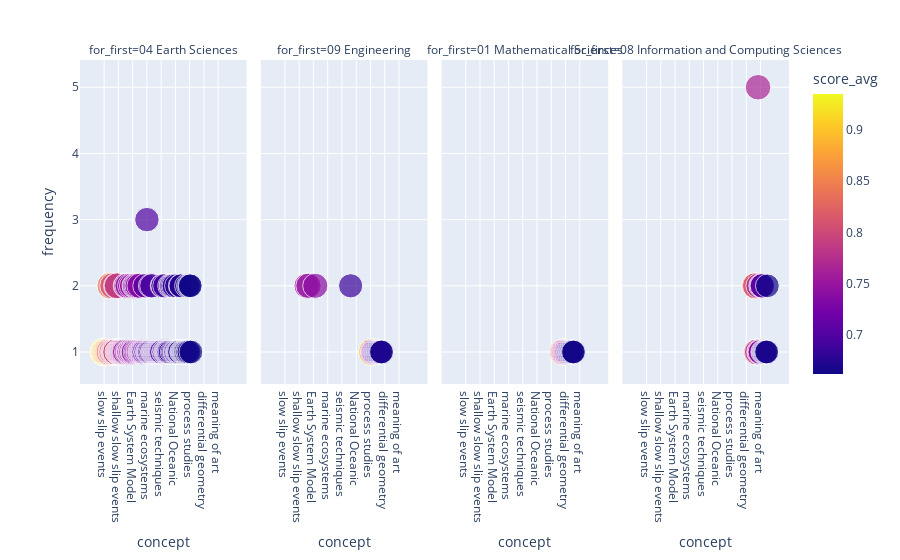

Source (notebook cell):
### Markdown cell above
PS if you don't have too many categories, try using the `facet_col` option to see results side-to-side

### Code cell
px.scatter(filtered_concepts, 
           x="concept", 
           y="frequency", 
           facet_col="for_first",
           height=600,
           color="score_avg", 
           size="score_avg")

### Figure 1 — Plotly figure (JSON) as saved in the notebook; plotly's stock layout.template omitted (floating-point values rounded to 4 significant figures; data arrays with more than 128 entries replaced by an {"elided": "..."} marker saying what was removed)
{"data": [{"hovertemplate": "for_first=04 Earth Sciences<br>concept=%{x}<br>frequency=%{y}<br>score_avg=%{marker.color}<extra></extra>", "legendgroup": "", "marker": {"color": {"elided": "141 float values"}, "coloraxis": "coloraxis", "size": {"elided": "141 float values"}, "sizemode": "area", "sizeref": 0.002337, "symbol": "circle"}, "mode": "markers", "name": "", "orientation": "v", "showlegend": false, "type": "scatter", "x": {"elided": "141 str values"}, "xaxis": "x", "y": {"elided": "141 int values"}, "yaxis": "y"}, {"hovertemplate": "for_first=09 Engineering<br>concept=%{x}<br>frequency=%{y}<br>score_avg=%{marker.color}<extra></extra>", "legendgroup": "", "marker": {"color": [0.8899, 0.7528, 0.7494, 0.7487, 0.7447, 0.7443, 0.7409, 0.7292, 0.7141, 0.6979, 0.697, 0.6914, 0.6893, 0.6865, 0.6846, 0.6801, 0.6758, 0.673, 0.6722, 0.67], "coloraxis": "coloraxis", "size": [0.8899, 0.7528, 0.7494, 0.7487, 0.7447, 0.7443, 0.7409, 0.7292, 0.7141, 0.6979, 0.697, 0.6914, 0.6893, 0.6865, 0.6846, 0.6801, 0.6758, 0.673, 0.6722, 0.67], "sizemode": "area", "sizeref": 0.002337, "symbol": "circle"}, "mode": "markers", "name": "", "orientation": "v", "showlegend": false, "type": "scatter", "x": ["West Antarctic Ice Sheet", "surface energy balance measurements", "Antarctic ice sheet", "ice sheet", "warm air advection", "climate model performance", "sea level rise", "energy balance components", "cloud microphysical data", "entire annual cycle", "energy balance measurements", "West Antarctica", "air advection", "level rise", "balance components", "cloud microphysics", "air masses", "annual cycle", "microphysical data", "field campaign"], "xaxis": "x2", "y": [1, 1, 2, 2, 1, 1, 2, 1, 1, 1, 1, 1, 1, 2, 1, 1, 1, 1, 1, 1], "yaxis": "y2"}, {"hovertemplate": "for_first=01 Mathematical Sciences<br>concept=%{x}<br>frequency=%{y}<br>score_avg=%{marker.color}<extra></extra>", "legendgroup": "", "marker": {"color": [0.856, 0.8008, 0.7855, 0.7689, 0.7518, 0.7499, 0.7388, 0.7331, 0.7102, 0.7022, 0.6973, 0.6893, 0.6775, 0.6774, 0.676, 0.6692, 0.6659, 0.6648], "coloraxis": "coloraxis", "size": [0.856, 0.8008, 0.7855, 0.7689, 0.7518, 0.7499, 0.7388, 0.7331, 0.7102, 0.7022, 0.6973, 0.6893, 0.6775, 0.6774, 0.676, 0.6692, 0.6659, 0.6648], "sizemode": "area", "sizeref": 0.002337, "symbol": "circle"}, "mode": "markers", "name": "", "orientation": "v", "showlegend": false, "type": "scatter", "x": ["complex reflection groups", "Orlik–Solomon algebra", "reflection groups", "symmetric group", "differential geometry", "hyperplane arrangements", "microlocal analysis", "Coxeter groups", "recent joint work", "finite Coxeter groups", "general Coxeter groups", "Coxeter group W", "reflection arrangement", "module of derivations", "algebraic geometry", "complex hyperplane arrangement", "representation theory", "sum of representations"], "xaxis": "x3", "y": [1, 1, 1, 1, 1, 1, 1, 1, 1, 1, 1, 1, 1, 1, 1, 1, 1, 1], "yaxis": "y3"}, {"hovertemplate": "for_first=08 Information and Computing Sciences<br>concept=%{x}<br>frequency=%{y}<br>score_avg=%{marker.color}<extra></extra>", "legendgroup": "", "marker": {"color": [0.8278, 0.8098, 0.8031, 0.8026, 0.7867, 0.7658, 0.756, 0.7457, 0.7441, 0.7269, 0.7227, 0.7115, 0.7011, 0.6958, 0.6931, 0.6874, 0.6724, 0.67, 0.6688, 0.6682, 0.662], "coloraxis": "coloraxis", "size": [0.8278, 0.8098, 0.8031, 0.8026, 0.7867, 0.7658, 0.756, 0.7457, 0.7441, 0.7269, 0.7227, 0.7115, 0.7011, 0.6958, 0.6931, 0.6874, 0.6724, 0.67, 0.6688, 0.6682, 0.662], "sizemode": "area", "sizeref": 0.002337, "symbol": "circle"}, "mode": "markers", "name": "", "orientation": "v", "showlegend": false, "type": "scatter", "x": ["Cyber Physical Systems", "high end computing", "verbal text", "book illustrations", "nineteenth century", "information technology research", "big data", "long nineteenth century", "crowd-sourcing methods", "meaning of art", "High Confidence Software", "human computer interaction", "health information technology research", "visual culture", "whole genre", "bibliographical details", "text", "illustrative material", "British Library", "general history", "software design"], "xaxis": "x4", "y": [2, 2, 1, 1, 1, 5, 2, 1, 1, 1, 2, 2, 2, 1, 1, 1, 1, 1, 1, 1, 2], "yaxis": "y4"}], "layout": {"annotations": [{"font": {}, "showarrow": false, "text": "for_first=04 Earth Sciences", "x": 0.1175, "xanchor": "center", "xref": "paper", "y": 1, "yanchor": "bottom", "yref": "paper"}, {"font": {}, "showarrow": false, "text": "for_first=09 Engineering", "x": 0.3725, "xanchor": "center", "xref": "paper", "y": 1, "yanchor": "bottom", "yref": "paper"}, {"font": {}, "showarrow": false, "text": "for_first=01 Mathematical Sciences", "x": 0.6275, "xanchor": "center", "xref": "paper", "y": 1, "yanchor": "bottom", "yref": "paper"}, {"font": {}, "showarrow": false, "text": "for_first=08 Information and Computing Sciences", "x": 0.8825, "xanchor": "center", "xref": "paper", "y": 1, "yanchor": "bottom", "yref": "paper"}], "autosize": true, "coloraxis": {"colorbar": {"title": {"text": "score_avg"}}, "colorscale": [[0, "#0d0887"], [0.1111, "#46039f"], [0.2222, "#7201a8"], [0.3333, "#9c179e"], [0.4444, "#bd3786"], [0.5556, "#d8576b"], [0.6667, "#ed7953"], [0.7778, "#fb9f3a"], [0.8889, "#fdca26"], [1, "#f0f921"]]}, "legend": {"itemsizing": "constant", "tracegroupgap": 0}, "margin": {"t": 60}, "xaxis": {"anchor": "y", "autorange": true, "domain": [0, 0.235], "range": [-25.85, 198.3], "title": {"text": "concept"}, "type": "category"}, "xaxis2": {"anchor": "y2", "autorange": true, "domain": [0.255, 0.49], "matches": "x", "range": [-25.85, 198.3], "title": {"text": "concept"}, "type": "category"}, "xaxis3": {"anchor": "y3", "autorange": true, "domain": [0.51, 0.745], "matches": "x", "range": [-25.85, 198.3], "title": {"text": "concept"}, "type": "category"}, "xaxis4": {"anchor": "y4", "autorange": true, "domain": [0.765, 1.0], "matches": "x", "range": [-25.85, 198.3], "title": {"text": "concept"}, "type": "category"}, "yaxis": {"anchor": "x", "autorange": true, "domain": [0, 1], "range": [0, 5.485], "title": {"text": "frequency"}, "type": "linear"}, "yaxis2": {"anchor": "x2", "autorange": true, "domain": [0, 1], "matches": "y", "range": [0, 5.485], "showticklabels": false, "type": "linear"}, "yaxis3": {"anchor": "x3", "autorange": true, "domain": [0, 1], "matches": "y", "range": [0, 5.485], "showticklabels": false, "type": "linear"}, "yaxis4": {"anchor": "x4", "autorange": true, "domain": [0, 1], "matches": "y", "range": [0, 5.485], "showticklabels": false, "type": "linear"}}}
